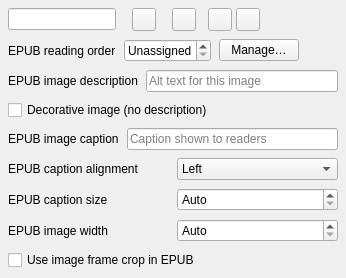
<?xml version="1.0" encoding="UTF-8"?>
<ui version="4.0">
 <class>PropertiesPalette_Attributes</class>
 <widget class="QWidget" name="PropertiesPalette_Attributes">
  <property name="geometry">
   <rect>
    <x>0</x>
    <y>0</y>
    <width>346</width>
    <height>65</height>
   </rect>
  </property>
  <property name="windowTitle">
   <string>Form</string>
  </property>
  <layout class="QVBoxLayout" name="verticalLayout">
   <property name="spacing">
    <number>8</number>
   </property>
   <property name="leftMargin">
    <number>8</number>
   </property>
   <property name="topMargin">
    <number>8</number>
   </property>
   <property name="rightMargin">
    <number>8</number>
   </property>
   <property name="bottomMargin">
    <number>8</number>
   </property>
   <item>
    <layout class="QHBoxLayout" name="horizontalLayout_16">
     <property name="spacing">
      <number>16</number>
     </property>
     <item>
      <widget class="FormWidget" name="labelName">
       <property name="label" stdset="0">
        <string>Name</string>
       </property>
       <property name="font">
        <font>
         <pointsize>8</pointsize>
        </font>
       </property>
       <property name="preserveLabelSpace">
        <bool>false</bool>
       </property>
       <layout class="QHBoxLayout" name="horizontalLayout">
        <property name="leftMargin">
         <number>0</number>
        </property>
        <property name="topMargin">
         <number>0</number>
        </property>
        <property name="rightMargin">
         <number>0</number>
        </property>
        <property name="bottomMargin">
         <number>0</number>
        </property>
        <item>
         <widget class="NameWidget" name="nameEdit">
          <property name="focusPolicy">
           <enum>Qt::FocusPolicy::ClickFocus</enum>
          </property>
          <property name="toolTip">
           <string>Name of selected object</string>
          </property>
         </widget>
        </item>
       </layout>
      </widget>
     </item>
     <item>
      <widget class="FormWidget" name="labelExport">
       <property name="label" stdset="0">
        <string>Export</string>
       </property>
       <property name="font">
        <font>
         <pointsize>8</pointsize>
        </font>
       </property>
       <property name="space">
        <number>2</number>
       </property>
       <layout class="QHBoxLayout" name="horizontalLayout_15">
        <property name="spacing">
         <number>4</number>
        </property>
        <property name="leftMargin">
         <number>0</number>
        </property>
        <property name="topMargin">
         <number>0</number>
        </property>
        <property name="rightMargin">
         <number>0</number>
        </property>
        <property name="bottomMargin">
         <number>0</number>
        </property>
        <item>
         <widget class="QToolButton" name="noPrint">
          <property name="toolTip">
           <string>Enable or disable exporting of the object</string>
          </property>
          <property name="checkable">
           <bool>true</bool>
          </property>
         </widget>
        </item>
       </layout>
      </widget>
     </item>
     <item>
      <widget class="FormWidget" name="labelPDFOptions">
       <property name="label" stdset="0">
        <string>PDF Options</string>
       </property>
       <layout class="QHBoxLayout" name="horizontalLayout_3">
        <property name="spacing">
         <number>4</number>
        </property>
        <property name="leftMargin">
         <number>0</number>
        </property>
        <property name="topMargin">
         <number>0</number>
        </property>
        <property name="rightMargin">
         <number>0</number>
        </property>
        <property name="bottomMargin">
         <number>0</number>
        </property>
        <item>
         <spacer name="horizontalSpacer_2">
          <property name="orientation">
           <enum>Qt::Orientation::Horizontal</enum>
          </property>
          <property name="sizeHint" stdset="0">
           <size>
            <width>0</width>
            <height>0</height>
           </size>
          </property>
         </spacer>
        </item>
        <item>
         <widget class="QToolButton" name="buttonPDFBookmark">
          <property name="toolTip">
           <string>Enabled: Object is a PDF bookmark</string>
          </property>
          <property name="text">
           <string/>
          </property>
          <property name="checkable">
           <bool>true</bool>
          </property>
         </widget>
        </item>
        <item>
         <spacer name="horizontalSpacer_5">
          <property name="orientation">
           <enum>Qt::Orientation::Horizontal</enum>
          </property>
          <property name="sizeType">
           <enum>QSizePolicy::Policy::Fixed</enum>
          </property>
          <property name="sizeHint" stdset="0">
           <size>
            <width>8</width>
            <height>0</height>
           </size>
          </property>
         </spacer>
        </item>
        <item>
         <widget class="QToolButton" name="buttonPDFAnnotation">
          <property name="toolTip">
           <string>Enabled: Object is a PDF annotation</string>
          </property>
          <property name="text">
           <string/>
          </property>
          <property name="checkable">
           <bool>true</bool>
          </property>
         </widget>
        </item>
        <item>
         <widget class="QToolButton" name="buttonPDFAnnotationSettings">
          <property name="toolTip">
           <string>Opens annotation options</string>
          </property>
          <property name="text">
           <string/>
          </property>
         </widget>
        </item>
        <item>
         <spacer name="horizontalSpacer_3">
          <property name="orientation">
           <enum>Qt::Orientation::Horizontal</enum>
          </property>
          <property name="sizeHint" stdset="0">
           <size>
            <width>0</width>
            <height>0</height>
           </size>
          </property>
         </spacer>
        </item>
       </layout>
      </widget>
     </item>
     <item>
      <spacer name="horizontalSpacer">
       <property name="orientation">
        <enum>Qt::Orientation::Horizontal</enum>
       </property>
       <property name="sizeHint" stdset="0">
        <size>
         <width>0</width>
         <height>0</height>
        </size>
       </property>
      </spacer>
     </item>
    </layout>
   </item>
   <item>
    <layout class="QHBoxLayout" name="epubOrderLayout">
     <item>
      <widget class="QLabel" name="epubOrderLabel">
       <property name="text">
        <string>EPUB reading order</string>
       </property>
      </widget>
     </item>
     <item>
      <widget class="QSpinBox" name="epubOrderSpin">
       <property name="specialValueText">
        <string>Unassigned</string>
       </property>
       <property name="minimum">
        <number>0</number>
       </property>
       <property name="maximum">
        <number>999999</number>
       </property>
      </widget>
     </item>
     <item>
      <widget class="QPushButton" name="epubOrderManageButton">
       <property name="text">
        <string>Manage…</string>
       </property>
       <property name="toolTip">
        <string>Arrange all text stories for reflowable EPUB</string>
       </property>
      </widget>
     </item>
     <item>
      <spacer name="epubOrderSpacer">
       <property name="orientation">
        <enum>Qt::Orientation::Horizontal</enum>
       </property>
       <property name="sizeHint" stdset="0">
        <size>
         <width>0</width>
         <height>0</height>
        </size>
       </property>
      </spacer>
     </item>
    </layout>
   </item>
   <item>
    <layout class="QHBoxLayout" name="epubImageAltLayout">
     <item>
      <widget class="QLabel" name="epubImageAltLabel">
       <property name="text">
        <string>EPUB image description</string>
       </property>
      </widget>
     </item>
     <item>
      <widget class="QLineEdit" name="epubImageAltEdit">
       <property name="toolTip">
        <string>Describe the image for ebook readers. Alt text is required for EPUB export unless the image is explicitly decorative; it is not a visible caption.</string>
       </property>
       <property name="placeholderText">
        <string>Alt text for this image</string>
       </property>
      </widget>
     </item>
   </layout>
  </item>
  <item>
   <widget class="QCheckBox" name="epubImageDecorativeCheck">
    <property name="toolTip">
     <string>Mark an image as decorative only after clearing its description and visible caption. Decorative images export with empty alt text.</string>
    </property>
    <property name="text">
     <string>Decorative image (no description)</string>
    </property>
   </widget>
  </item>
  <item>
   <layout class="QHBoxLayout" name="epubImageCaptionLayout">
     <item>
      <widget class="QLabel" name="epubImageCaptionLabel">
       <property name="text">
        <string>EPUB image caption</string>
       </property>
      </widget>
     </item>
     <item>
      <widget class="QLineEdit" name="epubImageCaptionEdit">
       <property name="toolTip">
        <string>Optional visible caption below the image in reflowable EPUB. This is separate from alt text.</string>
       </property>
       <property name="placeholderText">
        <string>Caption shown to readers</string>
       </property>
      </widget>
     </item>
    </layout>
   </item>
   <item>
    <layout class="QHBoxLayout" name="epubImageCaptionAlignmentLayout">
     <item>
      <widget class="QLabel" name="epubImageCaptionAlignmentLabel">
       <property name="text">
        <string>EPUB caption alignment</string>
       </property>
      </widget>
     </item>
     <item>
      <widget class="QComboBox" name="epubImageCaptionAlignmentCombo">
       <property name="toolTip">
        <string>Align the visible EPUB caption without moving its image. Add a caption first.</string>
       </property>
       <item><property name="text"><string>Left</string></property></item>
       <item><property name="text"><string>Centre</string></property></item>
       <item><property name="text"><string>Right</string></property></item>
       <item><property name="text"><string>Justify</string></property></item>
      </widget>
     </item>
    </layout>
   </item>
   <item>
    <layout class="QHBoxLayout" name="epubImageCaptionSizeLayout">
     <item>
      <widget class="QLabel" name="epubImageCaptionSizeLabel">
       <property name="text">
        <string>EPUB caption size</string>
       </property>
      </widget>
     </item>
     <item>
      <widget class="QSpinBox" name="epubImageCaptionSizeSpin">
       <property name="toolTip">
        <string>Set the visible caption size relative to reader text (50–200%). Auto keeps the reader default; this does not alter print typography.</string>
       </property>
       <property name="specialValueText"><string>Auto</string></property>
       <property name="suffix"><string>%</string></property>
       <property name="maximum"><number>200</number></property>
       <property name="singleStep"><number>50</number></property>
      </widget>
     </item>
    </layout>
   </item>
   <item>
   <layout class="QHBoxLayout" name="epubImageWidthLayout">
     <item>
      <widget class="QLabel" name="epubImageWidthLabel">
       <property name="text">
        <string>EPUB image width</string>
       </property>
      </widget>
     </item>
     <item>
      <widget class="QSpinBox" name="epubImageWidthSpin">
       <property name="toolTip">
        <string>Optional figure width as a percentage of the EPUB reading area. Auto keeps the reader default. Frame crop is a separate opt-in choice; rotation is not reproduced.</string>
       </property>
       <property name="specialValueText">
        <string>Auto</string>
       </property>
       <property name="suffix">
        <string>%</string>
       </property>
       <property name="maximum">
        <number>100</number>
       </property>
      </widget>
     </item>
    </layout>
   </item>
   <item>
    <widget class="QCheckBox" name="epubImageFrameCropCheck">
     <property name="toolTip">
      <string>Use the exact visible crop of a plain rectangular linked PNG frame when it aligns to whole source pixels. Unsupported transforms block EPUB export instead of being approximated.</string>
     </property>
     <property name="text">
      <string>Use image frame crop in EPUB</string>
     </property>
    </widget>
   </item>
  </layout>
 </widget>
 <customwidgets>
  <customwidget>
   <class>FormWidget</class>
   <extends>QWidget</extends>
   <header>ui/widgets/form_widget.h</header>
   <container>1</container>
  </customwidget>
  <customwidget>
   <class>NameWidget</class>
   <extends>QLineEdit</extends>
   <header>ui/propertiespalette_utils.h</header>
  </customwidget>
 </customwidgets>
 <tabstops>
  <tabstop>noPrint</tabstop>
  <tabstop>buttonPDFBookmark</tabstop>
  <tabstop>buttonPDFAnnotation</tabstop>
  <tabstop>buttonPDFAnnotationSettings</tabstop>
 </tabstops>
 <resources/>
 <connections/>
</ui>
